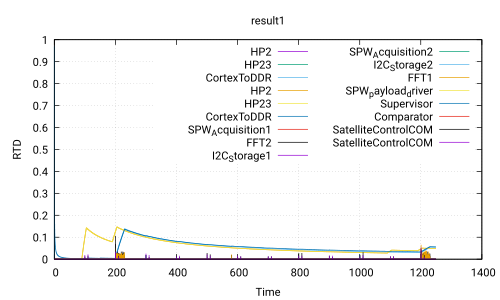

Recreate this plot in gnuplot.
 set title 'result1'
 set ylabel 'RTD'
 set xlabel 'Time'
 set grid
 set term pdf
 set output 'Use_case_DoubleCamera_Safety.ATIPPIC.executable200.0_100.0.pdf'
 plot 'Use_case_DoubleCamera_Safety.ATIPPIC.executable200.0_100.0.csv' using 1:2 with lines title 'HP2','Use_case_DoubleCamera_Safety.ATIPPIC.executable200.0_100.0.csv' using 1:3 with lines title 'HP23','Use_case_DoubleCamera_Safety.ATIPPIC.executable200.0_100.0.csv' using 1:4 with lines title 'CortexToDDR','Use_case_DoubleCamera_Safety.ATIPPIC.executable200.0_100.0.csv' using 1:5 with lines title 'HP2','Use_case_DoubleCamera_Safety.ATIPPIC.executable200.0_100.0.csv' using 1:6 with lines title 'HP23','Use_case_DoubleCamera_Safety.ATIPPIC.executable200.0_100.0.csv' using 1:7 with lines title 'CortexToDDR','Use_case_DoubleCamera_Safety.ATIPPIC.executable200.0_100.0.csv' using 1:8 with lines title 'SPW_Acquisition1','Use_case_DoubleCamera_Safety.ATIPPIC.executable200.0_100.0.csv' using 1:9 with lines title 'FFT2','Use_case_DoubleCamera_Safety.ATIPPIC.executable200.0_100.0.csv' using 1:10 with lines title 'I2C_Storage1','Use_case_DoubleCamera_Safety.ATIPPIC.executable200.0_100.0.csv' using 1:11 with lines title 'SPW_Acquisition2','Use_case_DoubleCamera_Safety.ATIPPIC.executable200.0_100.0.csv' using 1:12 with lines title 'I2C_Storage2','Use_case_DoubleCamera_Safety.ATIPPIC.executable200.0_100.0.csv' using 1:13 with lines title 'FFT1','Use_case_DoubleCamera_Safety.ATIPPIC.executable200.0_100.0.csv' using 1:14 with lines title 'SPW_payload_driver','Use_case_DoubleCamera_Safety.ATIPPIC.executable200.0_100.0.csv' using 1:15 with lines title 'Supervisor','Use_case_DoubleCamera_Safety.ATIPPIC.executable200.0_100.0.csv' using 1:16 with lines title 'Comparator','Use_case_DoubleCamera_Safety.ATIPPIC.executable200.0_100.0.csv' using 1:17 with lines title 'SatelliteControlCOM','Use_case_DoubleCamera_Safety.ATIPPIC.executable200.0_100.0.csv' using 1:18 with lines title 'SatelliteControlCOM'
